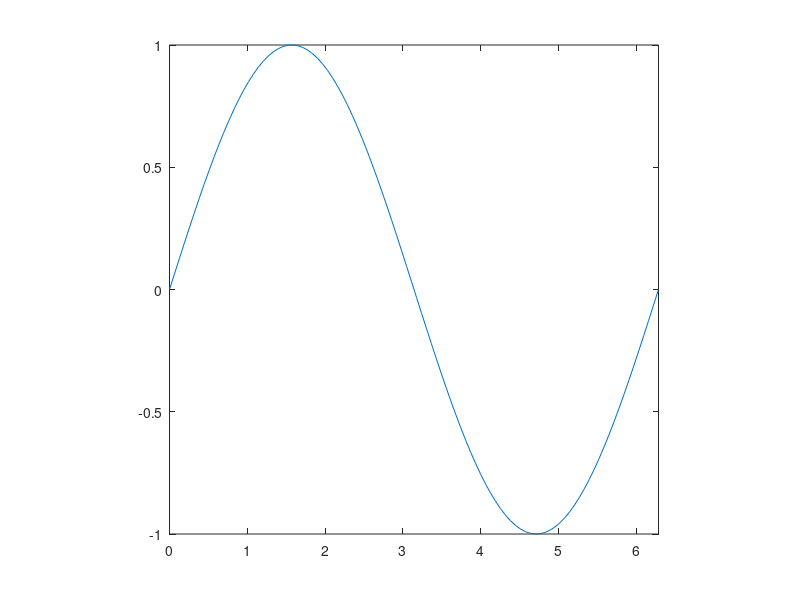

Write the MATLAB code that produced this figure.
% Exercise 3: Animated Line Plot
% Create an animation of a growing sine wave

figure;
x = linspace(0, 2*pi, 100);
y = sin(x);
% h = plot(x, y);
xlabel('x');
ylabel('y');
title('Growing Sine Wave');

for i = 1:length(x)
    plot(x(1:i), y(1:i))
    % set(h, 'XData', x(1:i), 'YData', y(1:i));
    axis([0 2*pi -1 1]);
    axis square
    pause(0.05);
    drawnow;
end